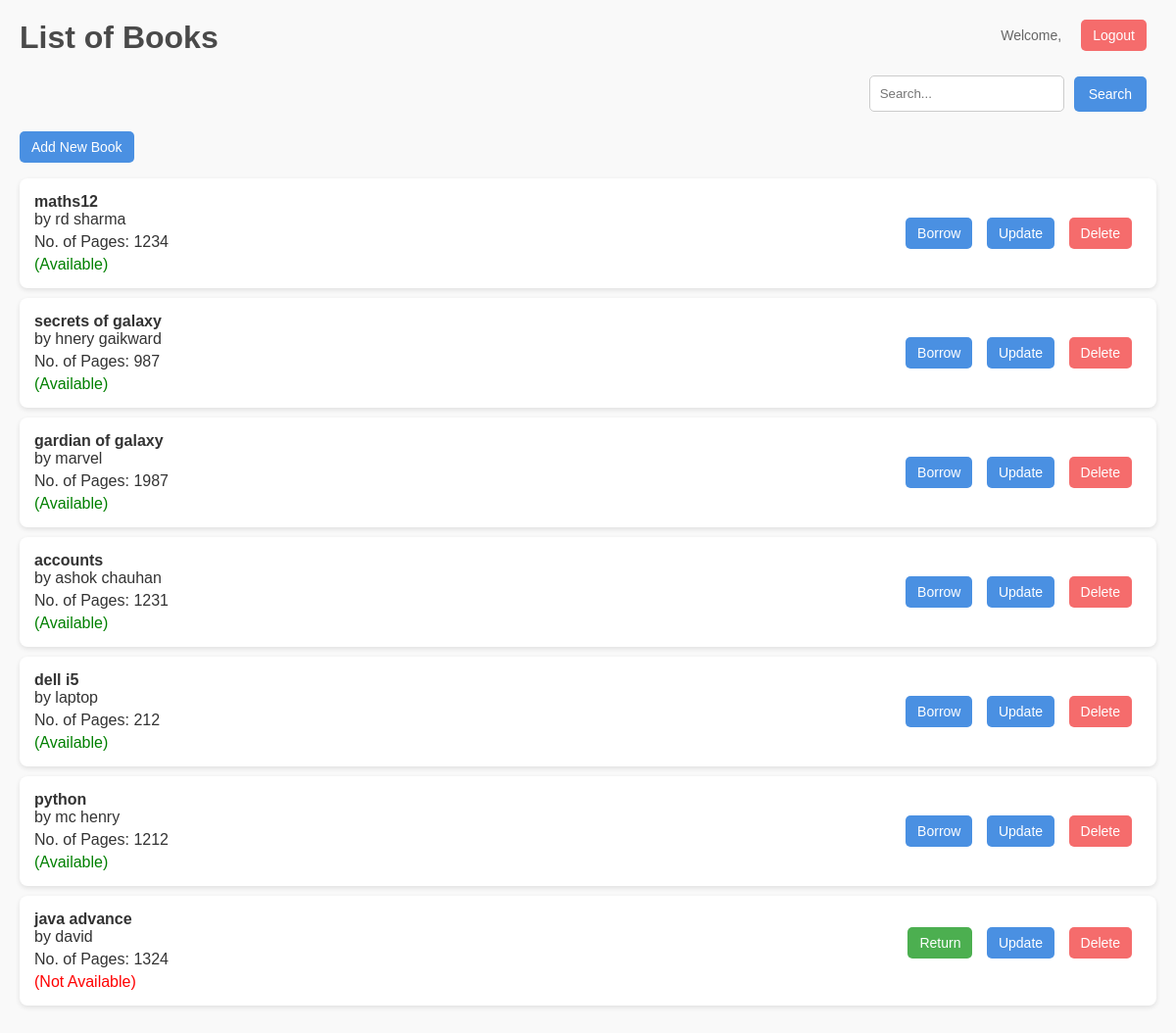
/books, run on the app's committed database.
### model.py (models this page shows)
class Book(db.Model):
    id = db.Column(db.Integer, primary_key=True)
    title = db.Column(db.String(100), nullable=False)
    author = db.Column(db.String(50), nullable=False)
    isbn = db.Column(db.String(13), unique=True, nullable=False)
    available = db.Column(db.Boolean, default=True)

### app.py (the view)
@app.route('/books', methods=['GET'])
def get_books():
    books = Book.query.all()
    return render_template('list_book.html', books=books)

### templates/list_book.html (shortened to what this page needs)
</html>
<!DOCTYPE html>
<html lang="en">
<head>
</head>
<body>
    <div class="user-info">
        <span>Welcome, {{ current_user.username }}</span>
        <div class="logout-container">
            <a href="{{ url_for('auth.logout') }}"><button class="logout">Logout</button></a>
        </div>
    </div>
    <h1>List of Books</h1>
    <div class="search-container">
        <input type="text" id="search" placeholder="Search...">
        <button class="search" onclick="searchBooks()">Search</button>
    </div>
    <a href="{{ url_for('add_book') }}"><button class="primary">Add New Book</button></a>
    <ul>
        {% for book in books %}
        <li>
            <div class="book-details">
                <strong>{{ book.title }}</strong> by {{ book.author }}
                <span>No. of Pages: {{ book.isbn  }}</span>
                {% if book.available %}
                    <span style="color: green;">(Available)</span>
                {% else %}
                    <span style="color: red;">(Not Available)</span>
                {% endif %}
            </div>
            <div>
                {% if book.available %}
                    <a href="{{ url_for('borrow_book', book_id=book.id) }}"><button class="primary">Borrow</button></a>
                {% else %}
                    <form action="{{ url_for('return_book', book_id=book.id) }}" method="POST" style="display: inline-block;">
                        <button class="success">Return</button>
                    </form>
                {% endif %}
                <a href="{{ url_for('update_book', book_id=book.id) }}"><button class="primary">Update</button></a>
                <a href="{{ url_for('delete_book', book_id=book.id) }}" onclick="return confirm('Are you sure you want to delete this book?')"><button class="secondary">Delete</button></a>
            </div>
        </li>
        {% endfor %}
    </ul>
</body>
</html>

### templates/list_book.html (style rules this page uses)
body { font-family: Arial, sans-serif; margin: 0; padding: 20px; background-color: #f9f9f9; color: #333; position: relative; }
h1 { color: #4A4A4A; margin-bottom: 20px; }
ul { list-style: none; padding: 0; }
li { padding: 15px; margin-bottom: 10px; background-color: white; border-radius: 8px; box-shadow: 0 2px 5px rgba(0, 0, 0, 0.1); display: flex; justify-content: space-between; align-items: center; }
.book-details { display: flex; flex-direction: column; }
.book-details span { margin-top: 5px; }
button { padding: 8px 12px; border-radius: 5px; border: none; cursor: pointer; margin-right: 10px; font-size: 14px; transition: background-color 0.3s; }
button.primary { background-color: #4a90e2; color: white; }
button.secondary { background-color: #f56c6c; color: white; }
button.success { background-color: #4CAF50; color: white; }
.search-container { display: flex; align-items: center; justify-content: flex-end; margin-bottom: 20px; }
input[type=text] { padding: 10px; margin-right: 10px; border-radius: 5px; border: 1px solid #ccc; }
button.search { padding: 10px 15px; border-radius: 5px; border: none; cursor: pointer; background-color: #4a90e2; color: white; transition: background-color 0.3s; }
.user-info { position: absolute; top: 20px; right: 20px; display: flex; align-items: center; }
.user-info span { margin-right: 10px; font-size: 14px; color: #666; }
.logout-container { margin-left: 10px; }
button.logout { padding: 8px 12px; border-radius: 5px; border: none; cursor: pointer; font-size: 14px; transition: background-color 0.3s; background-color: #f56c6c; color: white; }

### data on the page
Book: title "maths12", author "rd sharma", isbn "1234", available "(Available)"
Book: title "secrets of galaxy", author "hnery gaikward", isbn "987", available "(Available)"
Book: title "gardian of galaxy", author "marvel", isbn "1987", available "(Available)"
Book: title "accounts", author "ashok chauhan", isbn "1231", available "(Available)"
Book: title "dell i5", author "laptop", isbn "212", available "(Available)"
Book: title "python", author "mc henry", isbn "1212", available "(Available)"
Book: title "java advance", author "david", isbn "1324", available "(Not Available)"
